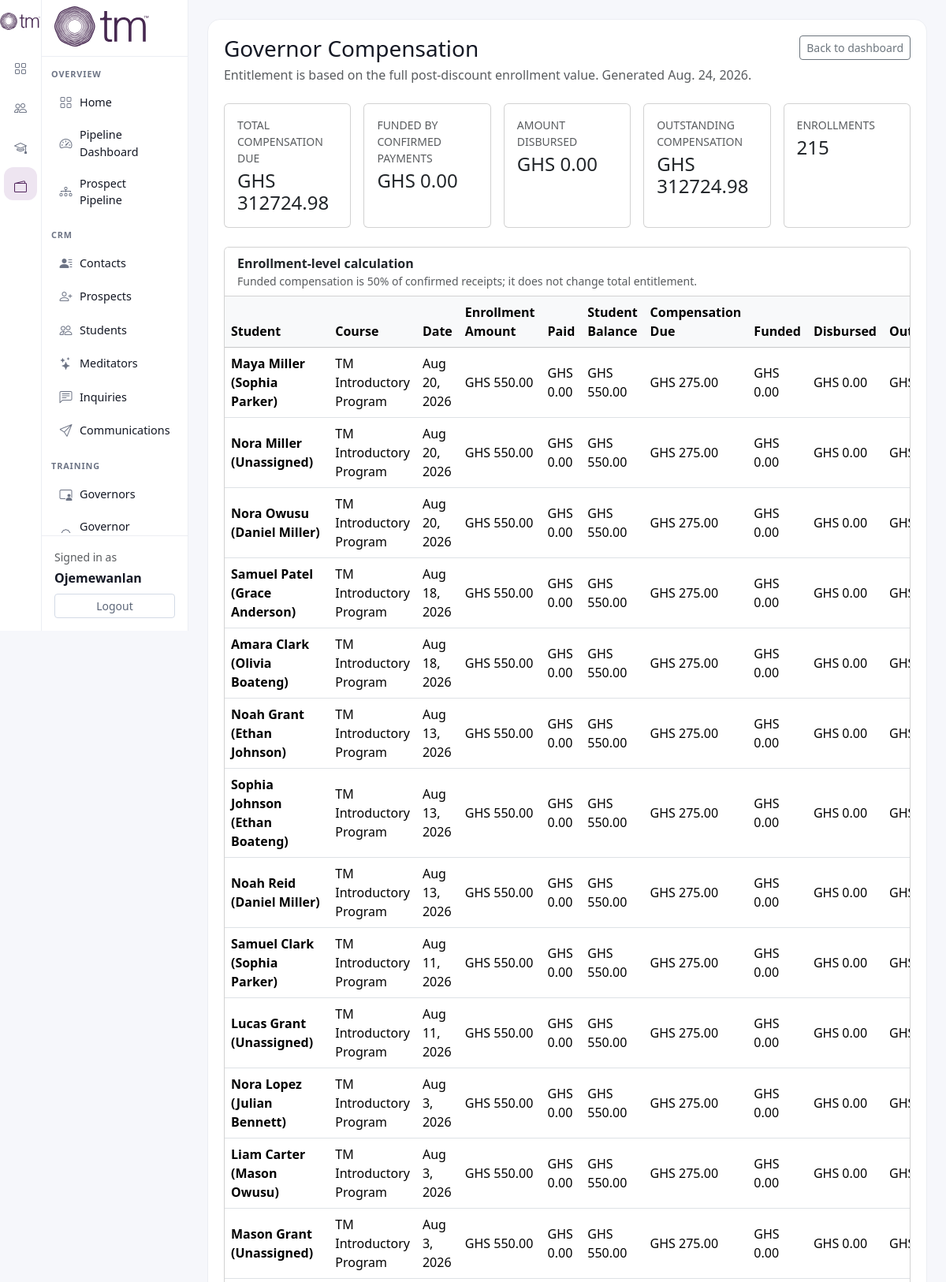
The page /reporting/teacher-earnings/ (signed in, upper part) on the database its author committed.
### core/models.py (models this page shows, shortened)
class TimeStampedModel(models.Model):
    created_at = models.DateTimeField(auto_now_add=True)
    updated_at = models.DateTimeField(auto_now=True)
    class Meta:
        abstract = True

class Student(TimeStampedModel):
    uuid = models.UUIDField(default=uuid.uuid4, editable=False, unique=True)
    owner = models.ForeignKey(
        settings.AUTH_USER_MODEL,
        on_delete=models.CASCADE,
        related_name="owned_students",
        null=True,
        blank=True,
    )
    prospect = models.OneToOneField(
        Prospect,
        on_delete=models.PROTECT,
        related_name="student_record",
    )
    teacher = models.ForeignKey(
        "Teacher",
        on_delete=models.SET_NULL,
        null=True,
        blank=True,
        related_name="students",
    )
    enrollment_status = models.CharField(
        max_length=20,
        choices=EnrollmentStatus.choices,
        default=EnrollmentStatus.PENDING,
    )
    notes = models.TextField(blank=True)
    class Meta:
        ordering = ["prospect__contact__first_name", "prospect__contact__last_name"]
        indexes = [
            models.Index(fields=["enrollment_status"]),
            models.Index(fields=["created_at"]),
        ]
    def __str__(self) -> str:
        teacher_name = self.teacher if self.teacher_id else "Unassigned"
        return f"{self.prospect} ({teacher_name})"

class Prospect(TimeStampedModel):
    BAD_LEAD_ATTEMPT_THRESHOLD = 4
    uuid = models.UUIDField(default=uuid.uuid4, editable=False, unique=True)
    owner = models.ForeignKey(
        settings.AUTH_USER_MODEL,
        on_delete=models.CASCADE,
        related_name="owned_prospects",
        null=True,
        blank=True,
    )
    contact = models.OneToOneField(
        "Contact",
        on_delete=models.PROTECT,
        related_name="prospect",
        null=True,
        blank=True,
    )
    preferred_contact_method = models.CharField(
        max_length=30,
        choices=ContactMethod.choices,
        blank=True,
    )
    source = models.CharField(max_length=100, blank=True)
    status = models.CharField(
        max_length=20,
        choices=ProspectStatus.choices,
        default=ProspectStatus.NEW,
    )
    teacher = models.ForeignKey(
        "Teacher",
        on_delete=models.SET_NULL,
        null=True,
        blank=True,
        related_name="prospects",
    )
    course_interest = models.ForeignKey(
        "Course",
        on_delete=models.SET_NULL,
        null=True,
        blank=True,
        related_name="interested_prospects",
    )
    interest_level = models.CharField(
        max_length=10,
        choices=InterestLevel.choices,
        blank=True,
    )
    notes = models.TextField(blank=True)
    is_archived = models.BooleanField(default=False)
    converted_to_student = models.BooleanField(default=False)
    converted_student = models.ForeignKey(
        "Student",
        on_delete=models.SET_NULL,
        null=True,
        blank=True,
        related_name="source_prospects",
    )
    converted_at = models.DateTimeField(null=True, blank=True)
    class Meta:
        ordering = ["-created_at"]
        indexes = [
            models.Index(fields=["status"]),
            models.Index(fields=["is_archived"]),
            models.Index(fields=["created_at"]),
        ]
    def __str__(self) -> str:
        return f"{self.first_name} {self.last_name}".strip() or f"Prospect #{self.pk}"
    @property
    def first_name(self) -> str:
        return self.contact.first_name if self.contact_id else ""
    @property
    def last_name(self) -> str:
        return self.contact.last_name if self.contact_id else ""

class Contact(TimeStampedModel):
    uuid = models.UUIDField(default=uuid.uuid4, editable=False, unique=True)
    first_name = models.CharField(max_length=100)
    last_name = models.CharField(max_length=100)
    email = models.EmailField(blank=True, null=True)
    phone_number = models.CharField(max_length=30, blank=True, null=True)
    date_of_birth = models.DateField(null=True, blank=True)
    address = models.TextField(blank=True)
    city = models.CharField(max_length=100, blank=True)
    province_state = models.CharField(max_length=100, blank=True)
    country = models.CharField(max_length=100, blank=True)
    class Meta:
        ordering = ["first_name", "last_name"]
        indexes = [
            models.Index(fields=["email"]),
            models.Index(fields=["phone_number"]),
        ]
        constraints = [
            models.UniqueConstraint(
                Lower("email"),
                condition=Q(email__isnull=False) & ~Q(email=""),
                name="unique_contact_email_ci_nonempty",
            )
        ]

class Teacher(TimeStampedModel):
    user = models.OneToOneField(
        settings.AUTH_USER_MODEL,
        on_delete=models.SET_NULL,
        null=True,
        blank=True,
        related_name="teacher_profile",
    )
    first_name = models.CharField(max_length=100)
    last_name = models.CharField(max_length=100)
    email = models.EmailField(unique=True)
    phone = models.CharField(max_length=30, blank=True)
    qualification = models.CharField(max_length=150, blank=True)
    specializations = models.ManyToManyField(
        "TeacherSpecialization",
        blank=True,
        related_name="teachers",
    )
    availability = models.TextField(blank=True)
    status = models.CharField(
        max_length=20,
        choices=TeacherStatus.choices,
        default=TeacherStatus.ACTIVE,
    )
    class Meta:
        ordering = ["first_name", "last_name"]
        indexes = [
            models.Index(fields=["email"]),
            models.Index(fields=["status"]),
        ]
    def __str__(self) -> str:
        return f"{self.first_name} {self.last_name}".strip()

class Course(TimeStampedModel):
    name = models.CharField(max_length=150, unique=True)
    description = models.TextField(blank=True)
    format = models.CharField(
        max_length=20,
        choices=CourseFormat.choices,
        default=CourseFormat.IN_PERSON,
    )
    duration_weeks = models.PositiveIntegerField(null=True, blank=True)
    standard_fee = models.DecimalField(
        max_digits=10,
        decimal_places=2,
        validators=[MinValueValidator(Decimal("0.00"))],
        default=Decimal("0.00"),
    )
    status = models.CharField(
        max_length=20,
        choices=CourseStatus.choices,
        default=CourseStatus.ACTIVE,
    )
    class Meta:
        ordering = ["name"]
        indexes = [
            models.Index(fields=["name"]),
            models.Index(fields=["status"]),
        ]
    def __str__(self) -> str:
        return self.name

class Enrollment(TimeStampedModel):
    student = models.ForeignKey(
        Student,
        on_delete=models.CASCADE,
        related_name="enrollments",
    )
    course = models.ForeignKey(
        Course,
        on_delete=models.PROTECT,
        related_name="enrollments",
    )
    session = models.ForeignKey(
        CourseSession,
        on_delete=models.PROTECT,
        related_name="enrollments",
    )
    enrollment_date = models.DateTimeField()
    status = models.CharField(
        max_length=20,
        choices=EnrollmentStatus.choices,
        default=EnrollmentStatus.ENROLLED,
    )
    fee_amount = models.DecimalField(
        max_digits=10,
        decimal_places=2,
        validators=[MinValueValidator(Decimal("0.00"))],
        default=Decimal("0.00"),
    )
    number_of_children_under_18 = models.PositiveIntegerField(
        default=0,
    )
    discount_amount = models.DecimalField(
        max_digits=10,
        decimal_places=2,
        validators=[MinValueValidator(Decimal("0.00"))],
        default=Decimal("0.00"),
    )
    balance_due = models.DecimalField(
        max_digits=10,
        decimal_places=2,
        validators=[MinValueValidator(Decimal("0.00"))],
        default=Decimal("0.00"),
    )
    notes = models.TextField(blank=True)
    class Meta:
        ordering = ["-enrollment_date"]
        constraints = [
            models.UniqueConstraint(
                fields=["student", "session"],
                name="unique_student_session_enrollment",
            ),
            models.CheckConstraint(
                check=Q(discount_amount__lte=models.F("fee_amount")),
                name="enrollment_discount_lte_fee",
            ),
        ]
        indexes = [
            models.Index(fields=["student", "status"]),
            models.Index(fields=["session", "status"]),
        ]

### core/views.py (the view)
class TeacherEarningsDashboardView(ProductLoginRequiredMixin, TemplateView):
    template_name = "core/reporting/teacher_earnings_dashboard.html"
    def get_context_data(self, **kwargs):
        context = super().get_context_data(**kwargs)
        compensation = get_governor_compensation_data(user=self.request.user)
        if not compensation["can_view"]:
            raise PermissionDenied("Governor compensation is limited to Governors and administrators.")
        context.update(compensation)
        context["generated_on"] = timezone.localdate()
        return context

### core/templates/core/reporting/teacher_earnings_dashboard.html (shortened to what this page needs)
{% extends "core/crud/base.html" %}
{% block content %}
<div class="d-flex flex-wrap justify-content-between align-items-start gap-2 mb-4">
  <div>
    <h1 class="h3 mb-1">Governor Compensation</h1>
    <p class="text-muted mb-0">Entitlement is based on the full post-discount enrollment value. Generated {{ generated_on }}.</p>
  </div>
  <a href="{% url 'core:home' %}" class="btn btn-outline-secondary btn-sm">Back to dashboard</a>
</div>
<div class="row g-3 mb-4">
  <div class="col-12 col-md-6 col-xl"><div class="card h-100"><div class="card-body"><div class="text-muted small text-uppercase">Total Compensation Due</div><div class="h4 mb-0 mt-1">GHS {{ totals.compensation_due|floatformat:2 }}</div></div></div></div>
  <div class="col-12 col-md-6 col-xl"><div class="card h-100"><div class="card-body"><div class="text-muted small text-uppercase">Funded by Confirmed Payments</div><div class="h4 mb-0 mt-1">GHS {{ totals.compensation_funded|floatformat:2 }}</div></div></div></div>
  <div class="col-12 col-md-6 col-xl"><div class="card h-100"><div class="card-body"><div class="text-muted small text-uppercase">Amount Disbursed</div><div class="h4 mb-0 mt-1">GHS {{ totals.amount_disbursed|floatformat:2 }}</div></div></div></div>
  <div class="col-12 col-md-6 col-xl"><div class="card h-100"><div class="card-body"><div class="text-muted small text-uppercase">Outstanding Compensation</div><div class="h4 mb-0 mt-1">GHS {{ totals.outstanding_compensation|floatformat:2 }}</div></div></div></div>
  <div class="col-12 col-md-6 col-xl"><div class="card h-100"><div class="card-body"><div class="text-muted small text-uppercase">Enrollments</div><div class="h4 mb-0 mt-1">{{ totals.enrollment_count }}</div></div></div></div>
</div>
<div class="card">
  <div class="card-header bg-white"><div class="fw-semibold">Enrollment-level calculation</div><div class="small text-muted">Funded compensation is 50% of confirmed receipts; it does not change total entitlement.</div></div>
  <div class="table-responsive"><table class="table table-hover align-middle mb-0">
    <thead class="table-light"><tr>{% if is_administrator %}<th>Governor</th>{% endif %}<th>Student</th><th>Course</th><th>Date</th><th>Enrollment Amount</th><th>Paid</th><th>Student Balance</th><th>Compensation Due</th><th>Funded</th><th>Disbursed</th><th>Outstanding</th></tr></thead>
    <tbody>
      {% for row in enrollments %}
      <tr>{% if is_administrator %}<td>{{ row.teacher }}</td>{% endif %}<td><a href="{% url 'core:student-detail' row.student.pk %}" class="link-body-emphasis text-decoration-none fw-semibold">{{ row.student }}</a></td><td>{{ row.course }}</td><td>{{ row.enrollment_date|date:"M j, Y" }}</td><td>GHS {{ row.enrollment_amount|floatformat:2 }}</td><td>GHS {{ row.amount_paid|floatformat:2 }}</td><td>GHS {{ row.student_balance|floatformat:2 }}</td><td>GHS {{ row.compensation_due|floatformat:2 }}</td><td>GHS {{ row.compensation_funded|floatformat:2 }}</td><td>GHS {{ row.amount_disbursed|floatformat:2 }}</td><td>GHS {{ row.outstanding_compensation|floatformat:2 }}</td></tr>
      {% empty %}<tr><td colspan="{% if is_administrator %}11{% else %}10{% endif %}" class="text-muted">No valid enrollments contribute to compensation.</td></tr>{% endfor %}
    </tbody>
  </table></div>
</div>
{% endblock %}

### core/templates/core/crud/base.html (shortened to what this page needs)
<!DOCTYPE html>
{% load static %}
<html lang="en">
<head>
  <link
    href="https://cdn.jsdelivr.net/npm/bootstrap@5.3.3/dist/css/bootstrap.min.css"
    rel="stylesheet"
  >
  <link
    rel="stylesheet"
    href="https://cdn.jsdelivr.net/npm/bootstrap-icons@1.11.3/font/bootstrap-icons.min.css"
  >
</head>
<body>
  <div class="crm-layout d-flex">
    <aside class="icon-rail d-none d-lg-flex flex-column align-items-center py-3 position-sticky top-0 vh-100">
      <a class="mb-4 d-inline-flex justify-content-center" href="{% url 'core:home' %}" title="TMIS">
        <img src="{% static 'core/images/tmis-logo.svg' %}" alt="TMIS CRM" class="brand-mark">
      </a>
      <nav class="d-flex flex-column align-items-center gap-2">
        <a class="icon-link{% if request.path == '/' %} active{% endif %}" href="{% url 'core:home' %}" title="Home">
          <i class="bi bi-grid"></i>
        </a>
        <a class="icon-link" href="{% url 'core:prospect-list' %}" title="CRM">
          <i class="bi bi-people"></i>
        </a>
        <a class="icon-link" href="{% url 'core:teacher-list' %}" title="Training">
          <i class="bi bi-mortarboard"></i>
        </a>
        <a class="icon-link{% if '/invoices/' in request.path or '/payments/' in request.path or '/disbursements/' in request.path or '/reporting/' in request.path %} active{% endif %}" href="{% url 'core:invoice-list' %}" title="Finance">
          <i class="bi bi-wallet2"></i>
        </a>
      </nav>
    </aside>
    <aside class="main-sidebar d-none d-lg-flex flex-column position-sticky top-0 vh-100">
      <div class="sidebar-header px-3 d-flex align-items-center">
        <div>
          <img src="{% static 'core/images/tmis-logo.svg' %}" alt="TMIS CRM" class="sidebar-logo mb-1">
        </div>
      </div>
      <nav class="main-nav">
        {% include "core/crud/partials/sidebar_nav.html" %}
      </nav>
      <div class="sidebar-account p-3 mt-auto">
        {% if request.user.is_authenticated %}
          <div class="small text-muted mb-1">Signed in as</div>
          <div class="fw-semibold mb-2 text-truncate">{{ request.user.get_username }}</div>
          <form method="post" action="{% url 'logout' %}">
            <button type="submit" class="btn btn-logout btn-sm w-100">Logout</button>
          </form>
        {% else %}
          <a class="btn btn-outline-primary btn-sm w-100" href="{% url 'core:login' %}?next={{ request.path|urlencode }}">Login</a>
        {% endif %}
      </div>
    </aside>
    <main class="content-shell">
      <div class="content-card">
        {% block content %}{% endblock %}
      </div>
    </main>
  </div>
</body>
</html>

### rows shown on the page
Student: student "Maya Miller (Sophia Parker)"
Course: course "TM Introductory Program" "TM Introductory Program" "TM Introductory Program" "TM Introductory Program" "TM Introductory Program" "TM Introductory Program" "TM Introductory Program" "TM Introductory Program" "TM Introductory Program" "TM Introductory Program" "TM Introductory Program" "TM Introductory Program" "TM Introductory Program"
Enrollment: enrollment_date "Aug 20, 2026"
Student: student "Nora Miller (Unassigned)"
Enrollment: enrollment_date "Aug 20, 2026"
Student: student "Nora Owusu (Daniel Miller)"
Enrollment: enrollment_date "Aug 20, 2026"
Student: student "Samuel Patel (Grace Anderson)"
Enrollment: enrollment_date "Aug 18, 2026"
Student: student "Amara Clark (Olivia Boateng)"
Enrollment: enrollment_date "Aug 18, 2026"
Student: student "Noah Grant (Ethan Johnson)"
Enrollment: enrollment_date "Aug 13, 2026"
Student: student "Sophia Johnson (Ethan Boateng)"
Enrollment: enrollment_date "Aug 13, 2026"
Student: student "Noah Reid (Daniel Miller)"
Enrollment: enrollment_date "Aug 13, 2026"
Student: student "Samuel Clark (Sophia Parker)"
Enrollment: enrollment_date "Aug 11, 2026"
Student: student "Lucas Grant (Unassigned)"
Enrollment: enrollment_date "Aug 11, 2026"
Student: student "Nora Lopez (Julian Bennett)"
Enrollment: enrollment_date "Aug 3, 2026"
Student: student "Liam Carter (Mason Owusu)"
Enrollment: enrollment_date "Aug 3, 2026"
Student: student "Mason Grant (Unassigned)"
Enrollment: enrollment_date "Aug 3, 2026"

### other values the page prints
{{ request.user.get_username }} "Ojemewanlan"
{{ generated_on }} "Aug. 24, 2026"
{{ totals.compensation_due|floatformat:2 }} "312724.98"
{{ totals.compensation_funded|floatformat:2 }} "0.00"
{{ totals.amount_disbursed|floatformat:2 }} "0.00"
{{ totals.outstanding_compensation|floatformat:2 }} "312724.98"
{{ totals.enrollment_count }} "215"
{{ row.enrollment_amount|floatformat:2 }} "550.00" "550.00" "550.00" "550.00" "550.00" "550.00" "550.00" "550.00" "550.00" "550.00" "550.00" "550.00" "550.00"
{{ row.amount_paid|floatformat:2 }} "0.00" "0.00" "0.00" "0.00" "0.00" "0.00" "0.00" "0.00" "0.00" "0.00" "0.00" "0.00" "0.00"
{{ row.student_balance|floatformat:2 }} "550.00" "550.00" "550.00" "550.00" "550.00" "550.00" "550.00" "550.00" "550.00" "550.00" "550.00" "550.00" "550.00"
{{ row.compensation_due|floatformat:2 }} "275.00" "275.00" "275.00" "275.00" "275.00" "275.00" "275.00" "275.00" "275.00" "275.00" "275.00" "275.00" "275.00"
{{ row.compensation_funded|floatformat:2 }} "0.00" "0.00" "0.00" "0.00" "0.00" "0.00" "0.00" "0.00" "0.00" "0.00" "0.00" "0.00" "0.00"
{{ row.amount_disbursed|floatformat:2 }} "0.00" "0.00" "0.00" "0.00" "0.00" "0.00" "0.00" "0.00" "0.00" "0.00" "0.00" "0.00" "0.00"
